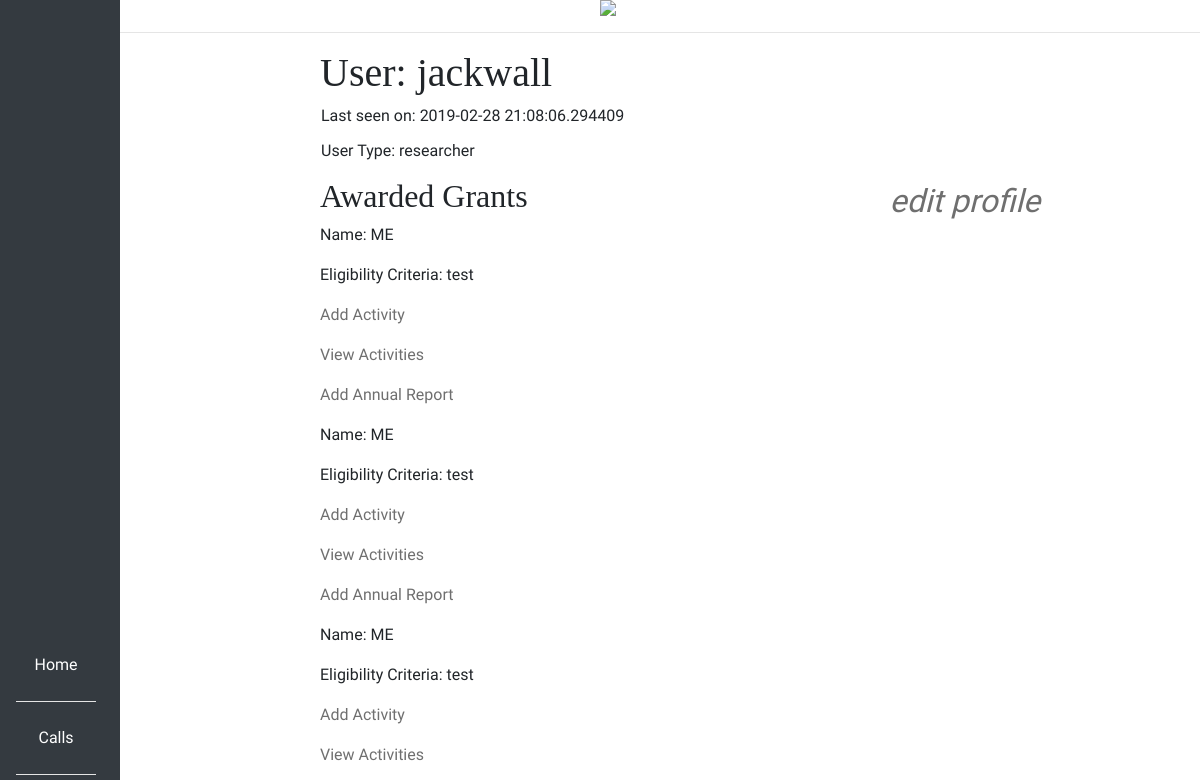
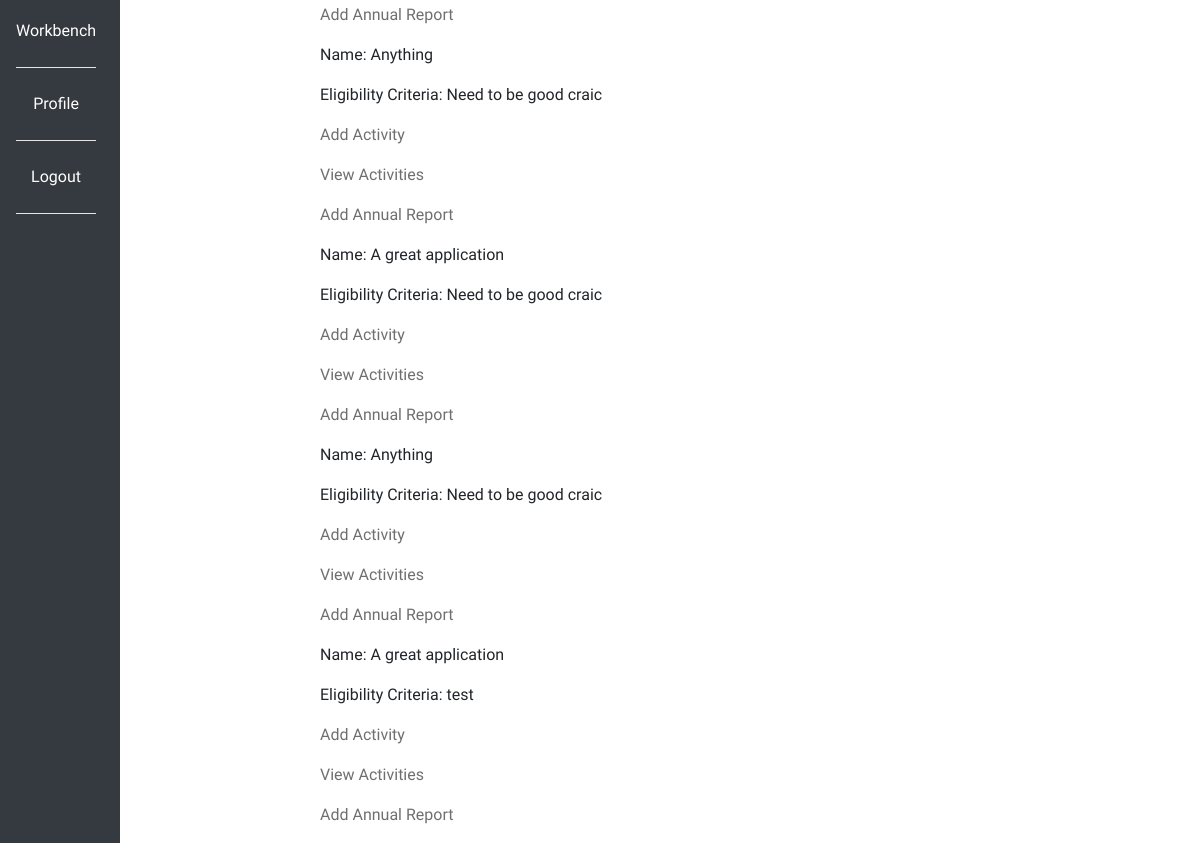
The page /profile/jackwall (signed in) on the database as committed earlier (2 pictures, top to bottom).
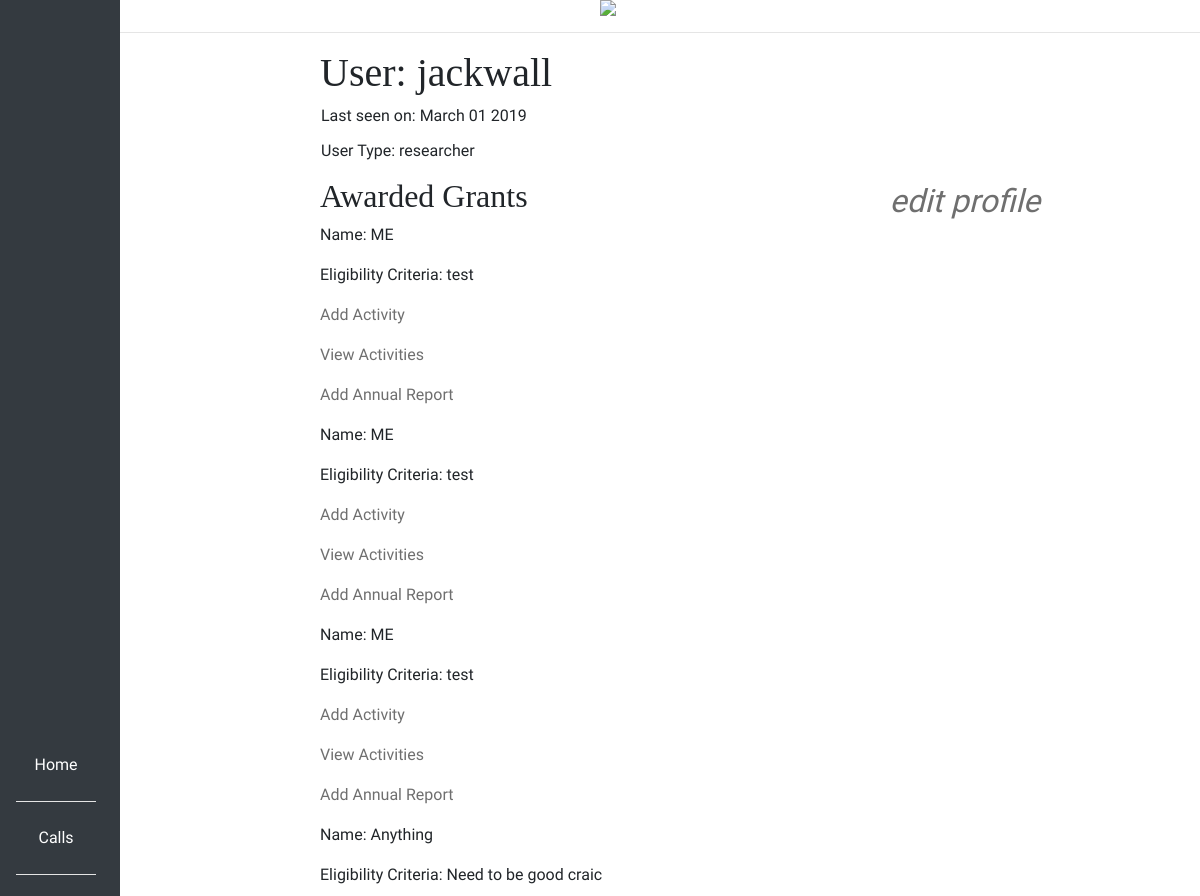
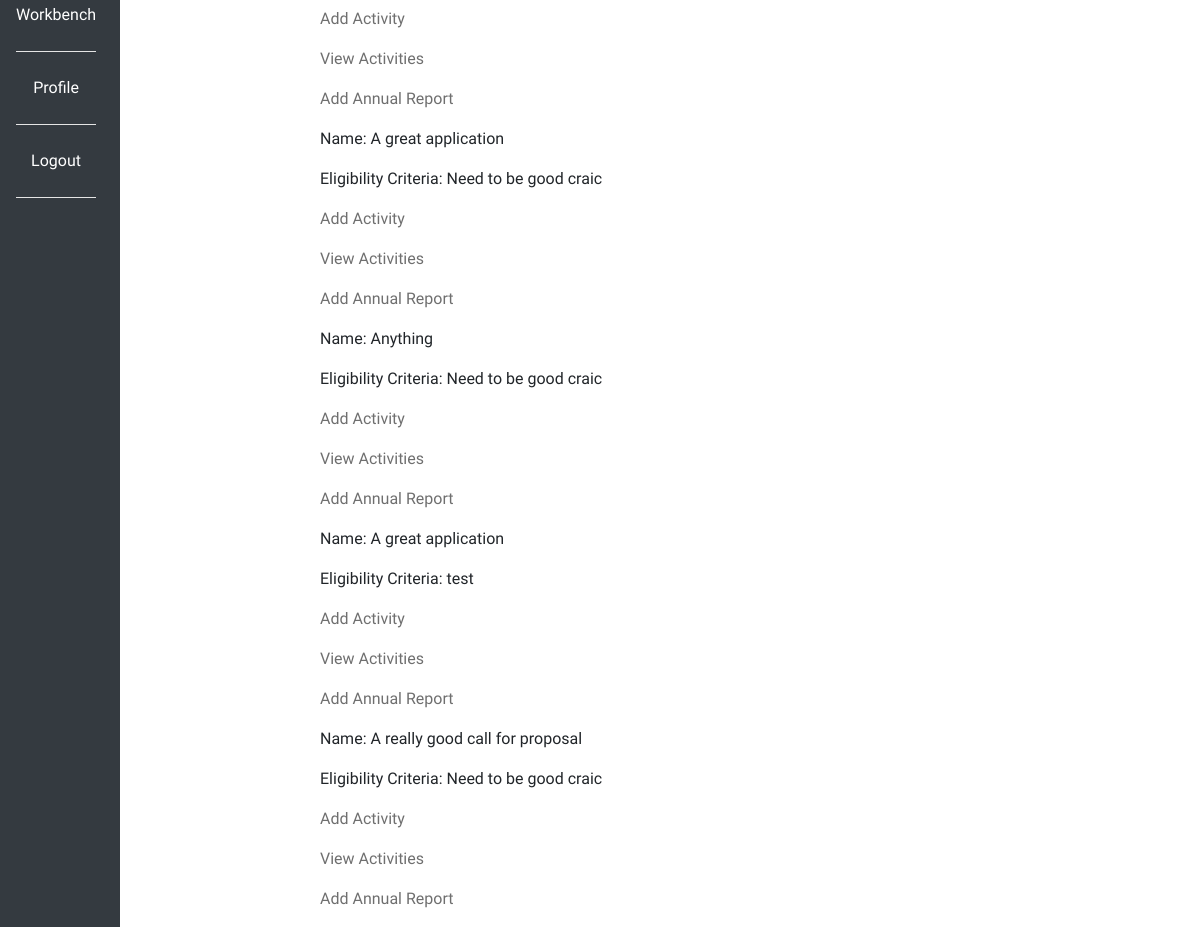
The same page on the database as committed later (2 pictures, top to bottom).
### app/models.py (models this page shows, shortened)
class User(db.Model, UserMixin):
    id = db.Column(db.Integer, primary_key=True)
    username = db.Column(db.String(64), index=True, unique=True)
    email = db.Column(db.String(120), index=True, unique=True)
    password_hash = db.Column(db.String(128))
    access = db.Column(db.Integer)
    proposals = db.relationship('Proposal', backref='author', lazy='dynamic')
    education_info = db.relationship("EducationInfo", backref="author", lazy="dynamic")
    employment = db.relationship("Employment", backref="author", lazy="dynamic")
    professional_studies = db.relationship("ProfessionalStudies", backref="author", lazy="dynamic")
    distinctions_and_awards = db.relationship("DistinctionsAndAwards", backref="author", lazy="dynamic")
    funding_diversification = db.relationship("FundingDiversification", backref="author", lazy="dynamic")
    team_members = db.relationship("TeamMembers", backref="author", lazy="dynamic")
    impacts = db.relationship("Impacts", backref="author", lazy="dynamic")
    innovations = db.relationship("Innovation", backref="author", lazy="dynamic")
    publications = db.relationship("Publication", backref="author", lazy="dynamic")
    presentations = db.relationship("Presentation", backref="author", lazy="dynamic")
    academic_collabs = db.relationship("AcademicCollabs", backref="author", lazy="dynamic")
    non_academic_collabs = db.relationship("NonAcademicCollabs", backref="author", lazy="dynamic")
    conferences = db.relationship("Conference", backref="author", lazy="dynamic")
    communications = db.relationship("Communications", backref="author", lazy="dynamic")
    funding_ratio = db.relationship("FundingRatio", backref="author", lazy="dynamic")
    public_engagement = db.relationship("PublicEngagement", backref="author", lazy="dynamic")
    about_me = db.Column(db.String(140))
    last_seen = db.Column(db.String(20), default=datetime.utcnow().strftime("%B %d %Y"))
    def is_admin(self):
        return self.access == 2
    def get_access(self):
        for acc in ACCESS:
            if self.access == ACCESS[acc]:
                return acc

class Proposal(db.Model):
    id = db.Column(db.Integer, primary_key=True)
    applications = db.relationship("Application", backref="author", lazy="dynamic")
    name = db.Column(db.String(140))
    activities = db.relationship("Activity", backref="author", lazy="dynamic")
    annual_report = db.relationship("AnnualReport", backref="author", lazy="dynamic")
    timestamp = db.Column(db.DateTime, index=True, default=datetime.utcnow)
    user_id = db.Column(db.Integer, db.ForeignKey('user.id'))
    deadline = db.Column(db.String(20))
    text_of_call = db.Column(db.String(500))
    target_audience = db.Column(db.String(50))
    eligibility_criteria = db.Column(db.String(100))
    reporting_guidelines = db.Column(db.String(150))
    start_date = db.Column(db.String(20))
    type_of_call = db.Column(db.String(40))
    call_status = db.Column(db.String(20))
    application_status = db.Column(db.Boolean())

### app/routes.py (the view)
@app.route('/profile/<username>')
@login_required
def profile(username):
    user = User.query.filter_by(username=username).first_or_404()
    access = user.get_access()
    proposals = Proposal.query.filter_by(user_id=user.id)
    return render_template('profile.html', user=user, img=svg, proposals=proposals, access=access)

### app/models.py (called while the page is built)
@login.user_loader
def load_user(id):
    return User.query.get(int(id))

### app/routes.py (called while the page is built)
@app.before_request
def before_request():
    if current_user.is_authenticated:
        current_user.last_seen = datetime.utcnow().strftime("%B %d %Y")
        db.session.commit()

### app/templates/profile.html (shortened to what this page needs)
{% extends "base.html" %}
{% block content %}
<main>
    <h1>User: {{  user.username }}</h1>
    <table>
        <tr valign=""top>
            <td>
                {% if user.last_seen %}<p>Last seen on: {{ user.last_seen }}</p>{%  endif %}
                <p>User Type: {{ access }}</p>
            </td>
        </tr>
    </table>
    {%  if user == current_user %}
        <a class="edit" href="{{  url_for('edit_profile') }}"><i class="material-icons">edit profile</i></a>
        <h2>Awarded Grants</h2>
        {% for proposal in proposals %}
            <p>Name: {{ proposal.name }}</p>
            <p>Eligibility Criteria: {{ proposal.eligibility_criteria }}</p>
            <p><a href="{{ url_for('add_activity', proposal_id=proposal.id) }}">Add Activity</a></p>
            <p><a href="{{ url_for('view_activities', proposal_id=proposal.id) }}">View Activities</a></p>
            <p><a href="{{ url_for('annual_report_form', proposal_id=proposal.id) }}">Add Annual Report</a></p>
        {% endfor %}
    {% endif %}
</main>
{% endblock %}

### app/templates/base.html (shortened to what this page needs)
<html>
    <head>
      <link rel="stylesheet" href="https://maxcdn.bootstrapcdn.com/bootstrap/4.3.1/css/bootstrap.min.css">
        <link rel="stylesheet" href="{{  url_for('static', filename='css/style.css') }}">
    </head>
    <body>
        <div class="logo">
            <a href="{{ url_for('index') }}"><img src="{{ img }}"></a>
        </div>
        <nav class="navbar bg-dark">
            <ul class="navbar-nav">
                <li class="nav-item"><a class="nav-link" href="{{ url_for('index') }}">Home</a></li>
                <li class="nav-item"><a class="nav-link" href="{{ url_for('calls') }}">Calls</a></li>
                {% if current_user.is_anonymous %}
                <li class="nav-item"><a class="nav-link" href="{{ url_for('login') }}">Login</a></li>
                {% else %}
                    {% if current_user.is_admin() %}
                        <li class="nav-item"><a class="nav-link" href="{{ url_for('makecall') }}">Make Call for Proposal</a></li>
                        <li class="nav-item"><a class="nav-link" href="{{ url_for('register') }}">Register</a></li>
                        <li class="nav-item"><a class="nav-link" href="{{ url_for('admin') }}">Admin</a></li>
                        <li class="nav-item"><a class="nav-link" href="{{ url_for('review_reports') }}">Review Reports</a></li>
                    {% elif current_user.access == 1 %}
                        <li class="nav-item"><a class="nav-link" href="{{ url_for('workbench') }}">Workbench</a></li>
                    {% elif current_user.access == 3 %}
                        <li class="nav-item"><a class="nav-link" href="{{ url_for('account_application') }}">Apply for Account</a></li>
                    {% endif %}
                    <li class="nav-item"><a class="nav-link" href="{{  url_for('profile', username=current_user.username) }}">Profile</a></li>
                    <li class="nav-item"><a class="nav-link" href="{{ url_for('logout') }}">Logout</a></li>
                {% endif %}
            </ul>
        </nav>
            <hr>
            {% block content %}{% endblock %}
    </body>
</html>

### app/static/css/style.css (style rules this page uses)
.logo { margin-left:40%; display:inline; }
nav { background-color:#343A40; float:left; width:10%; height:100%; overflow-x: hidden; position: absolute; }
.nav-item { text-align:center; border-bottom:.1em #e5e5e5 solid; padding: 1em 0em; color:white; }
.nav-link { font-size:1em; color:white; }
main { display:block; padding-left:20em; }
h1, h2, h3, h4, h5, h6 { font-family:Georgia, Times, serif; }
p, div, a { font-family: 'Nobile', Helvetica, Arial, sans-serif; }
.material-icons { font-size:2em; float:right; margin-right:5em; }
a,a:hover, a:focus, a:active { text-decoration: none; color: #6f6f6f; }

Rows that differ between the two databases and show on the page:
changed User "jackwall": last_seen "2019-02-28 21:08:06.294409" → "March 01 2019"
added Proposal: name "A really good call for proposal", eligibility_criteria "Need to be good craic"
